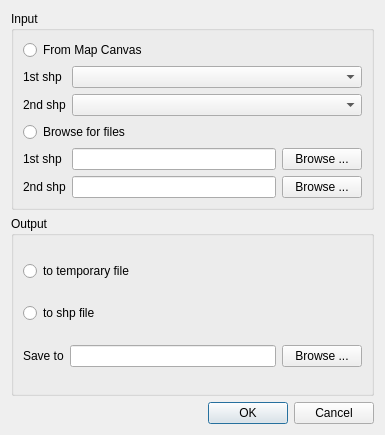
<?xml version="1.0" encoding="UTF-8"?>
<ui version="4.0">
 <class>Dialog</class>
 <widget class="QDialog" name="Dialog">
  <property name="geometry">
   <rect>
    <x>0</x>
    <y>0</y>
    <width>385</width>
    <height>435</height>
   </rect>
  </property>
  <property name="windowTitle">
   <string>Dialog</string>
  </property>
  <layout class="QGridLayout" name="gridLayout_3">
   <item row="0" column="0">
    <widget class="QGroupBox" name="groupBox">
     <property name="title">
      <string>Input</string>
     </property>
     <layout class="QGridLayout" name="gridLayout_2">
      <item row="0" column="0" colspan="2">
       <widget class="QRadioButton" name="radioMapcanvas">
        <property name="text">
         <string>From Map Canvas</string>
        </property>
       </widget>
      </item>
      <item row="1" column="0">
       <widget class="QLabel" name="label">
        <property name="text">
         <string>1st shp</string>
        </property>
       </widget>
      </item>
      <item row="1" column="1" colspan="2">
       <widget class="QComboBox" name="comboInput1"/>
      </item>
      <item row="2" column="0">
       <widget class="QLabel" name="label_2">
        <property name="text">
         <string>2nd shp</string>
        </property>
       </widget>
      </item>
      <item row="2" column="1" colspan="2">
       <widget class="QComboBox" name="comboInput2"/>
      </item>
      <item row="3" column="0" colspan="2">
       <widget class="QRadioButton" name="radioBrowse">
        <property name="text">
         <string>Browse for files</string>
        </property>
       </widget>
      </item>
      <item row="4" column="0">
       <widget class="QLabel" name="label_3">
        <property name="text">
         <string>1st shp</string>
        </property>
       </widget>
      </item>
      <item row="4" column="1">
       <widget class="QLineEdit" name="lineBrowseIn1"/>
      </item>
      <item row="4" column="2">
       <widget class="QPushButton" name="pushBrowseIn1">
        <property name="text">
         <string>Browse ...</string>
        </property>
       </widget>
      </item>
      <item row="5" column="0">
       <widget class="QLabel" name="label_4">
        <property name="text">
         <string>2nd shp</string>
        </property>
       </widget>
      </item>
      <item row="5" column="1">
       <widget class="QLineEdit" name="lineBrowseIn2"/>
      </item>
      <item row="5" column="2">
       <widget class="QPushButton" name="pushBrowseIn2">
        <property name="text">
         <string>Browse ...</string>
        </property>
       </widget>
      </item>
     </layout>
    </widget>
   </item>
   <item row="1" column="0">
    <widget class="QGroupBox" name="groupBox_2">
     <property name="title">
      <string>Output</string>
     </property>
     <layout class="QGridLayout" name="gridLayout">
      <item row="0" column="0" colspan="2">
       <widget class="QRadioButton" name="radioTemp">
        <property name="text">
         <string>to temporary file</string>
        </property>
       </widget>
      </item>
      <item row="1" column="0" colspan="2">
       <widget class="QRadioButton" name="radioTofile">
        <property name="text">
         <string>to shp file</string>
        </property>
       </widget>
      </item>
      <item row="2" column="0">
       <widget class="QLabel" name="label_5">
        <property name="text">
         <string>Save to</string>
        </property>
       </widget>
      </item>
      <item row="2" column="1">
       <widget class="QLineEdit" name="lineTofile"/>
      </item>
      <item row="2" column="2">
       <widget class="QPushButton" name="pushBrowseOut">
        <property name="text">
         <string>Browse ...</string>
        </property>
       </widget>
      </item>
     </layout>
    </widget>
   </item>
   <item row="2" column="0">
    <widget class="QDialogButtonBox" name="buttonBox">
     <property name="orientation">
      <enum>Qt::Horizontal</enum>
     </property>
     <property name="standardButtons">
      <set>QDialogButtonBox::Cancel|QDialogButtonBox::Ok</set>
     </property>
    </widget>
   </item>
  </layout>
 </widget>
 <resources/>
 <connections>
  <connection>
   <sender>buttonBox</sender>
   <signal>accepted()</signal>
   <receiver>Dialog</receiver>
   <slot>accept()</slot>
   <hints>
    <hint type="sourcelabel">
     <x>248</x>
     <y>254</y>
    </hint>
    <hint type="destinationlabel">
     <x>157</x>
     <y>274</y>
    </hint>
   </hints>
  </connection>
  <connection>
   <sender>buttonBox</sender>
   <signal>rejected()</signal>
   <receiver>Dialog</receiver>
   <slot>reject()</slot>
   <hints>
    <hint type="sourcelabel">
     <x>316</x>
     <y>260</y>
    </hint>
    <hint type="destinationlabel">
     <x>286</x>
     <y>274</y>
    </hint>
   </hints>
  </connection>
 </connections>
</ui>
